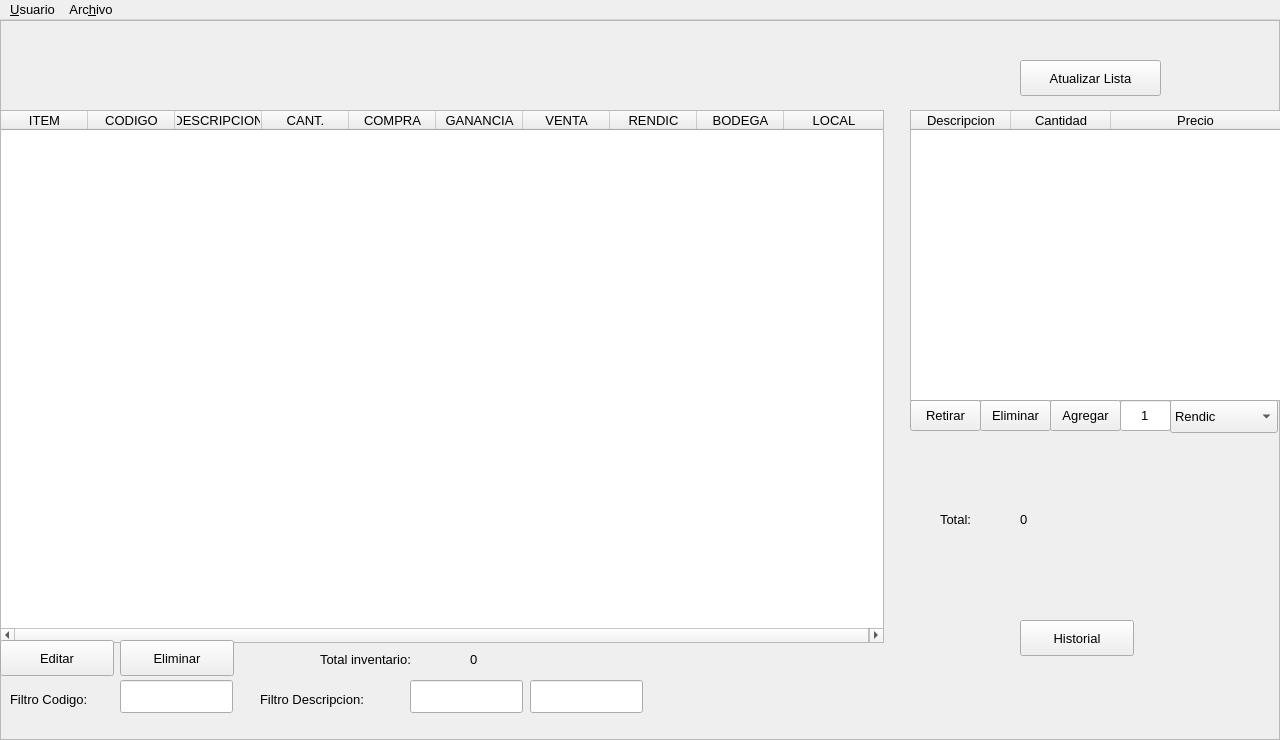
<?xml version="1.0" encoding="UTF-8"?>
<ui version="4.0">
 <author>1is7ac3 Isaac Quiroz</author>
 <class>inventory</class>
 <widget class="QMainWindow" name="inventory">
  <property name="geometry">
   <rect>
    <x>0</x>
    <y>0</y>
    <width>1280</width>
    <height>740</height>
   </rect>
  </property>
  <property name="font">
   <font>
    <pointsize>10</pointsize>
   </font>
  </property>
  <property name="windowTitle">
   <string>MainWindow</string>
  </property>
  <widget class="QWidget" name="centralwidget">
   <property name="font">
    <font>
     <pointsize>10</pointsize>
    </font>
   </property>
   <widget class="QFrame" name="frame">
    <property name="geometry">
     <rect>
      <x>0</x>
      <y>0</y>
      <width>1280</width>
      <height>720</height>
     </rect>
    </property>
    <property name="frameShape">
     <enum>QFrame::Shape::StyledPanel</enum>
    </property>
    <property name="frameShadow">
     <enum>QFrame::Shadow::Raised</enum>
    </property>
    <widget class="QTreeWidget" name="tree">
     <property name="geometry">
      <rect>
       <x>0</x>
       <y>90</y>
       <width>884</width>
       <height>533</height>
      </rect>
     </property>
     <property name="font">
      <font>
       <pointsize>10</pointsize>
      </font>
     </property>
     <property name="styleSheet">
      <string notr="true"/>
     </property>
     <attribute name="headerMinimumSectionSize">
      <number>20</number>
     </attribute>
     <attribute name="headerDefaultSectionSize">
      <number>87</number>
     </attribute>
     <column>
      <property name="text">
       <string>ITEM</string>
      </property>
      <property name="font">
       <font>
        <pointsize>10</pointsize>
       </font>
      </property>
      <property name="textAlignment">
       <set>AlignCenter</set>
      </property>
     </column>
     <column>
      <property name="text">
       <string>CODIGO</string>
      </property>
      <property name="font">
       <font>
        <pointsize>10</pointsize>
       </font>
      </property>
      <property name="textAlignment">
       <set>AlignCenter</set>
      </property>
     </column>
     <column>
      <property name="text">
       <string>DESCRIPCION</string>
      </property>
      <property name="font">
       <font>
        <pointsize>10</pointsize>
       </font>
      </property>
      <property name="textAlignment">
       <set>AlignCenter</set>
      </property>
     </column>
     <column>
      <property name="text">
       <string>CANT.</string>
      </property>
      <property name="font">
       <font>
        <pointsize>10</pointsize>
       </font>
      </property>
      <property name="textAlignment">
       <set>AlignCenter</set>
      </property>
     </column>
     <column>
      <property name="text">
       <string>COMPRA</string>
      </property>
      <property name="font">
       <font>
        <pointsize>10</pointsize>
       </font>
      </property>
      <property name="textAlignment">
       <set>AlignCenter</set>
      </property>
     </column>
     <column>
      <property name="text">
       <string>GANANCIA</string>
      </property>
      <property name="font">
       <font>
        <pointsize>10</pointsize>
       </font>
      </property>
      <property name="textAlignment">
       <set>AlignCenter</set>
      </property>
     </column>
     <column>
      <property name="text">
       <string>VENTA</string>
      </property>
      <property name="font">
       <font>
        <pointsize>10</pointsize>
       </font>
      </property>
      <property name="textAlignment">
       <set>AlignCenter</set>
      </property>
     </column>
     <column>
      <property name="text">
       <string>RENDIC</string>
      </property>
      <property name="font">
       <font>
        <pointsize>10</pointsize>
       </font>
      </property>
      <property name="textAlignment">
       <set>AlignCenter</set>
      </property>
     </column>
     <column>
      <property name="text">
       <string>BODEGA</string>
      </property>
      <property name="font">
       <font>
        <pointsize>10</pointsize>
       </font>
      </property>
      <property name="textAlignment">
       <set>AlignCenter</set>
      </property>
     </column>
     <column>
      <property name="text">
       <string>LOCAL</string>
      </property>
      <property name="font">
       <font>
        <pointsize>10</pointsize>
       </font>
      </property>
      <property name="textAlignment">
       <set>AlignCenter</set>
      </property>
     </column>
    </widget>
    <widget class="QPushButton" name="b_up">
     <property name="geometry">
      <rect>
       <x>1020</x>
       <y>40</y>
       <width>141</width>
       <height>36</height>
      </rect>
     </property>
     <property name="baseSize">
      <size>
       <width>0</width>
       <height>0</height>
      </size>
     </property>
     <property name="font">
      <font>
       <pointsize>10</pointsize>
      </font>
     </property>
     <property name="text">
      <string>Atualizar Lista</string>
     </property>
    </widget>
    <widget class="QTreeWidget" name="troo">
     <property name="geometry">
      <rect>
       <x>910</x>
       <y>90</y>
       <width>371</width>
       <height>291</height>
      </rect>
     </property>
     <column>
      <property name="text">
       <string>Descripcion</string>
      </property>
      <property name="font">
       <font>
        <pointsize>10</pointsize>
       </font>
      </property>
      <property name="textAlignment">
       <set>AlignCenter</set>
      </property>
     </column>
     <column>
      <property name="text">
       <string>Cantidad</string>
      </property>
      <property name="font">
       <font>
        <pointsize>10</pointsize>
       </font>
      </property>
      <property name="textAlignment">
       <set>AlignCenter</set>
      </property>
     </column>
     <column>
      <property name="text">
       <string>Precio</string>
      </property>
      <property name="font">
       <font>
        <pointsize>10</pointsize>
       </font>
      </property>
      <property name="textAlignment">
       <set>AlignCenter</set>
      </property>
     </column>
    </widget>
    <widget class="QPushButton" name="b_add">
     <property name="geometry">
      <rect>
       <x>1050</x>
       <y>380</y>
       <width>71</width>
       <height>31</height>
      </rect>
     </property>
     <property name="text">
      <string>Agregar</string>
     </property>
    </widget>
    <widget class="QPushButton" name="b_del">
     <property name="geometry">
      <rect>
       <x>980</x>
       <y>380</y>
       <width>71</width>
       <height>31</height>
      </rect>
     </property>
     <property name="text">
      <string>Eliminar</string>
     </property>
    </widget>
    <widget class="QPushButton" name="b_fin">
     <property name="geometry">
      <rect>
       <x>910</x>
       <y>380</y>
       <width>71</width>
       <height>31</height>
      </rect>
     </property>
     <property name="text">
      <string>Retirar</string>
     </property>
    </widget>
    <widget class="QLineEdit" name="i_add">
     <property name="geometry">
      <rect>
       <x>1120</x>
       <y>380</y>
       <width>51</width>
       <height>31</height>
      </rect>
     </property>
     <property name="inputMask">
      <string/>
     </property>
     <property name="text">
      <string>1</string>
     </property>
     <property name="alignment">
      <set>Qt::AlignmentFlag::AlignCenter</set>
     </property>
    </widget>
    <widget class="QComboBox" name="c_local">
     <property name="geometry">
      <rect>
       <x>1170</x>
       <y>380</y>
       <width>108</width>
       <height>33</height>
      </rect>
     </property>
     <item>
      <property name="text">
       <string>Rendic</string>
      </property>
     </item>
     <item>
      <property name="text">
       <string>Bodega</string>
      </property>
     </item>
     <item>
      <property name="text">
       <string>Local</string>
      </property>
     </item>
    </widget>
    <widget class="QLabel" name="label_2">
     <property name="geometry">
      <rect>
       <x>940</x>
       <y>490</y>
       <width>87</width>
       <height>19</height>
      </rect>
     </property>
     <property name="text">
      <string>Total:</string>
     </property>
    </widget>
    <widget class="QLabel" name="t_venta">
     <property name="geometry">
      <rect>
       <x>1020</x>
       <y>490</y>
       <width>101</width>
       <height>19</height>
      </rect>
     </property>
     <property name="text">
      <string>0</string>
     </property>
    </widget>
    <widget class="QLabel" name="label">
     <property name="geometry">
      <rect>
       <x>320</x>
       <y>630</y>
       <width>151</width>
       <height>19</height>
      </rect>
     </property>
     <property name="text">
      <string>Total inventario:</string>
     </property>
    </widget>
    <widget class="QLabel" name="t_inventary">
     <property name="geometry">
      <rect>
       <x>470</x>
       <y>630</y>
       <width>87</width>
       <height>19</height>
      </rect>
     </property>
     <property name="text">
      <string>0</string>
     </property>
    </widget>
    <widget class="QPushButton" name="b_edit">
     <property name="geometry">
      <rect>
       <x>0</x>
       <y>620</y>
       <width>114</width>
       <height>36</height>
      </rect>
     </property>
     <property name="text">
      <string>Editar</string>
     </property>
    </widget>
    <widget class="QLabel" name="label_3">
     <property name="geometry">
      <rect>
       <x>10</x>
       <y>670</y>
       <width>111</width>
       <height>19</height>
      </rect>
     </property>
     <property name="text">
      <string>Filtro Codigo:</string>
     </property>
    </widget>
    <widget class="QLineEdit" name="i_fcode">
     <property name="geometry">
      <rect>
       <x>120</x>
       <y>660</y>
       <width>113</width>
       <height>33</height>
      </rect>
     </property>
     <property name="alignment">
      <set>Qt::AlignmentFlag::AlignCenter</set>
     </property>
    </widget>
    <widget class="QLabel" name="label_4">
     <property name="geometry">
      <rect>
       <x>260</x>
       <y>670</y>
       <width>151</width>
       <height>19</height>
      </rect>
     </property>
     <property name="text">
      <string>Filtro Descripcion:</string>
     </property>
    </widget>
    <widget class="QLineEdit" name="i_fdesc">
     <property name="geometry">
      <rect>
       <x>410</x>
       <y>660</y>
       <width>113</width>
       <height>33</height>
      </rect>
     </property>
     <property name="alignment">
      <set>Qt::AlignmentFlag::AlignCenter</set>
     </property>
    </widget>
    <widget class="QLineEdit" name="i_fdesc2">
     <property name="geometry">
      <rect>
       <x>530</x>
       <y>660</y>
       <width>113</width>
       <height>33</height>
      </rect>
     </property>
     <property name="alignment">
      <set>Qt::AlignmentFlag::AlignCenter</set>
     </property>
    </widget>
    <widget class="QLabel" name="l_info_exit">
     <property name="geometry">
      <rect>
       <x>906</x>
       <y>438</y>
       <width>361</width>
       <height>51</height>
      </rect>
     </property>
     <property name="text">
      <string/>
     </property>
    </widget>
    <widget class="QPushButton" name="b_his">
     <property name="geometry">
      <rect>
       <x>1020</x>
       <y>600</y>
       <width>114</width>
       <height>36</height>
      </rect>
     </property>
     <property name="text">
      <string>Historial</string>
     </property>
    </widget>
    <widget class="QPushButton" name="b_delete">
     <property name="geometry">
      <rect>
       <x>120</x>
       <y>620</y>
       <width>114</width>
       <height>36</height>
      </rect>
     </property>
     <property name="text">
      <string>Eliminar</string>
     </property>
    </widget>
   </widget>
  </widget>
  <widget class="QMenuBar" name="menu">
   <property name="geometry">
    <rect>
     <x>0</x>
     <y>0</y>
     <width>1280</width>
     <height>28</height>
    </rect>
   </property>
   <property name="defaultUp">
    <bool>false</bool>
   </property>
   <widget class="QMenu" name="menuUsuario">
    <property name="title">
     <string>&amp;Usuario</string>
    </property>
    <addaction name="action_c"/>
    <addaction name="separator"/>
    <addaction name="action_u"/>
   </widget>
   <widget class="QMenu" name="menu2">
    <property name="title">
     <string>Arc&amp;hivo</string>
    </property>
    <addaction name="action_h"/>
    <addaction name="action_i"/>
    <addaction name="action_e"/>
    <addaction name="separator"/>
    <addaction name="action_s"/>
   </widget>
   <addaction name="menuUsuario"/>
   <addaction name="menu2"/>
  </widget>
  <action name="action_c">
   <property name="text">
    <string>&amp;Cierre Local</string>
   </property>
  </action>
  <action name="action_u">
   <property name="text">
    <string>&amp;Usuarios</string>
   </property>
  </action>
  <action name="action_h">
   <property name="text">
    <string>&amp;Abrir Historial</string>
   </property>
  </action>
  <action name="action_i">
   <property name="text">
    <string>&amp;Importar CVS</string>
   </property>
  </action>
  <action name="action_e">
   <property name="text">
    <string>&amp;Exportar CVS</string>
   </property>
  </action>
  <action name="action_s">
   <property name="text">
    <string>&amp;Cerrar Sesión</string>
   </property>
  </action>
 </widget>
 <resources/>
 <connections/>
</ui>
